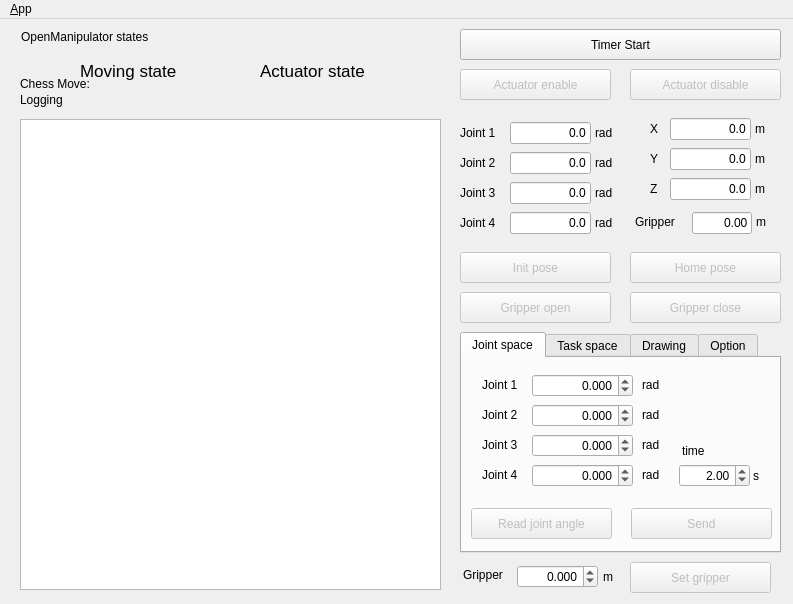
<?xml version="1.0" encoding="UTF-8"?>
<ui version="4.0">
 <class>MainWindowDesign</class>
 <widget class="QMainWindow" name="MainWindowDesign">
  <property name="enabled">
   <bool>true</bool>
  </property>
  <property name="geometry">
   <rect>
    <x>0</x>
    <y>0</y>
    <width>793</width>
    <height>604</height>
   </rect>
  </property>
  <property name="sizePolicy">
   <sizepolicy hsizetype="Preferred" vsizetype="Preferred">
    <horstretch>0</horstretch>
    <verstretch>0</verstretch>
   </sizepolicy>
  </property>
  <property name="minimumSize">
   <size>
    <width>793</width>
    <height>604</height>
   </size>
  </property>
  <property name="maximumSize">
   <size>
    <width>793</width>
    <height>604</height>
   </size>
  </property>
  <property name="windowTitle">
   <string>OpenManipulator control GUI</string>
  </property>
  <property name="windowIcon">
   <iconset resource="../resources/images.qrc">
    <normaloff>:/images/icon.png</normaloff>:/images/icon.png</iconset>
  </property>
  <property name="locale">
   <locale language="English" country="Australia"/>
  </property>
  <widget class="QWidget" name="centralwidget">
   <widget class="QLineEdit" name="txt_j1">
    <property name="enabled">
     <bool>true</bool>
    </property>
    <property name="geometry">
     <rect>
      <x>510</x>
      <y>103</y>
      <width>81</width>
      <height>22</height>
     </rect>
    </property>
    <property name="layoutDirection">
     <enum>Qt::LeftToRight</enum>
    </property>
    <property name="text">
     <string>0.0</string>
    </property>
    <property name="alignment">
     <set>Qt::AlignRight|Qt::AlignTrailing|Qt::AlignVCenter</set>
    </property>
    <property name="readOnly">
     <bool>true</bool>
    </property>
   </widget>
   <widget class="QPushButton" name="btn_timer_start">
    <property name="geometry">
     <rect>
      <x>460</x>
      <y>10</y>
      <width>321</width>
      <height>31</height>
     </rect>
    </property>
    <property name="text">
     <string>Timer Start</string>
    </property>
   </widget>
   <widget class="QLineEdit" name="txt_j2">
    <property name="enabled">
     <bool>true</bool>
    </property>
    <property name="geometry">
     <rect>
      <x>510</x>
      <y>133</y>
      <width>81</width>
      <height>22</height>
     </rect>
    </property>
    <property name="layoutDirection">
     <enum>Qt::LeftToRight</enum>
    </property>
    <property name="text">
     <string>0.0</string>
    </property>
    <property name="alignment">
     <set>Qt::AlignRight|Qt::AlignTrailing|Qt::AlignVCenter</set>
    </property>
    <property name="readOnly">
     <bool>true</bool>
    </property>
   </widget>
   <widget class="QLineEdit" name="txt_j3">
    <property name="enabled">
     <bool>true</bool>
    </property>
    <property name="geometry">
     <rect>
      <x>510</x>
      <y>163</y>
      <width>81</width>
      <height>22</height>
     </rect>
    </property>
    <property name="layoutDirection">
     <enum>Qt::LeftToRight</enum>
    </property>
    <property name="text">
     <string>0.0</string>
    </property>
    <property name="alignment">
     <set>Qt::AlignRight|Qt::AlignTrailing|Qt::AlignVCenter</set>
    </property>
    <property name="readOnly">
     <bool>true</bool>
    </property>
   </widget>
   <widget class="QLineEdit" name="txt_j4">
    <property name="enabled">
     <bool>true</bool>
    </property>
    <property name="geometry">
     <rect>
      <x>510</x>
      <y>193</y>
      <width>81</width>
      <height>22</height>
     </rect>
    </property>
    <property name="layoutDirection">
     <enum>Qt::LeftToRight</enum>
    </property>
    <property name="text">
     <string>0.0</string>
    </property>
    <property name="alignment">
     <set>Qt::AlignRight|Qt::AlignTrailing|Qt::AlignVCenter</set>
    </property>
    <property name="readOnly">
     <bool>true</bool>
    </property>
   </widget>
   <widget class="QLabel" name="label_4">
    <property name="geometry">
     <rect>
      <x>460</x>
      <y>107</y>
      <width>59</width>
      <height>14</height>
     </rect>
    </property>
    <property name="text">
     <string>Joint 1</string>
    </property>
   </widget>
   <widget class="QLabel" name="label_5">
    <property name="geometry">
     <rect>
      <x>460</x>
      <y>137</y>
      <width>59</width>
      <height>14</height>
     </rect>
    </property>
    <property name="text">
     <string>Joint 2</string>
    </property>
   </widget>
   <widget class="QLabel" name="label_6">
    <property name="geometry">
     <rect>
      <x>460</x>
      <y>167</y>
      <width>59</width>
      <height>14</height>
     </rect>
    </property>
    <property name="text">
     <string>Joint 3</string>
    </property>
   </widget>
   <widget class="QLabel" name="label_7">
    <property name="geometry">
     <rect>
      <x>460</x>
      <y>197</y>
      <width>59</width>
      <height>14</height>
     </rect>
    </property>
    <property name="text">
     <string>Joint 4</string>
    </property>
   </widget>
   <widget class="QLineEdit" name="txt_z">
    <property name="enabled">
     <bool>true</bool>
    </property>
    <property name="geometry">
     <rect>
      <x>670</x>
      <y>159</y>
      <width>81</width>
      <height>22</height>
     </rect>
    </property>
    <property name="layoutDirection">
     <enum>Qt::LeftToRight</enum>
    </property>
    <property name="text">
     <string>0.0</string>
    </property>
    <property name="alignment">
     <set>Qt::AlignRight|Qt::AlignTrailing|Qt::AlignVCenter</set>
    </property>
    <property name="readOnly">
     <bool>true</bool>
    </property>
   </widget>
   <widget class="QLabel" name="label_8">
    <property name="geometry">
     <rect>
      <x>650</x>
      <y>163</y>
      <width>59</width>
      <height>14</height>
     </rect>
    </property>
    <property name="text">
     <string>Z</string>
    </property>
   </widget>
   <widget class="QLineEdit" name="txt_y">
    <property name="enabled">
     <bool>true</bool>
    </property>
    <property name="geometry">
     <rect>
      <x>670</x>
      <y>129</y>
      <width>81</width>
      <height>22</height>
     </rect>
    </property>
    <property name="layoutDirection">
     <enum>Qt::LeftToRight</enum>
    </property>
    <property name="text">
     <string>0.0</string>
    </property>
    <property name="alignment">
     <set>Qt::AlignRight|Qt::AlignTrailing|Qt::AlignVCenter</set>
    </property>
    <property name="readOnly">
     <bool>true</bool>
    </property>
   </widget>
   <widget class="QLabel" name="label_9">
    <property name="geometry">
     <rect>
      <x>650</x>
      <y>133</y>
      <width>59</width>
      <height>14</height>
     </rect>
    </property>
    <property name="text">
     <string>Y</string>
    </property>
   </widget>
   <widget class="QLineEdit" name="txt_x">
    <property name="enabled">
     <bool>true</bool>
    </property>
    <property name="geometry">
     <rect>
      <x>670</x>
      <y>99</y>
      <width>81</width>
      <height>22</height>
     </rect>
    </property>
    <property name="layoutDirection">
     <enum>Qt::LeftToRight</enum>
    </property>
    <property name="text">
     <string>0.0</string>
    </property>
    <property name="alignment">
     <set>Qt::AlignRight|Qt::AlignTrailing|Qt::AlignVCenter</set>
    </property>
    <property name="readOnly">
     <bool>true</bool>
    </property>
   </widget>
   <widget class="QLabel" name="label_10">
    <property name="geometry">
     <rect>
      <x>650</x>
      <y>103</y>
      <width>59</width>
      <height>14</height>
     </rect>
    </property>
    <property name="text">
     <string>X</string>
    </property>
   </widget>
   <widget class="QLabel" name="label_11">
    <property name="geometry">
     <rect>
      <x>595</x>
      <y>107</y>
      <width>59</width>
      <height>14</height>
     </rect>
    </property>
    <property name="text">
     <string>rad</string>
    </property>
   </widget>
   <widget class="QLabel" name="label_12">
    <property name="geometry">
     <rect>
      <x>595</x>
      <y>137</y>
      <width>59</width>
      <height>14</height>
     </rect>
    </property>
    <property name="text">
     <string>rad</string>
    </property>
   </widget>
   <widget class="QLabel" name="label_13">
    <property name="geometry">
     <rect>
      <x>595</x>
      <y>167</y>
      <width>59</width>
      <height>14</height>
     </rect>
    </property>
    <property name="text">
     <string>rad</string>
    </property>
   </widget>
   <widget class="QLabel" name="label_14">
    <property name="geometry">
     <rect>
      <x>595</x>
      <y>197</y>
      <width>59</width>
      <height>14</height>
     </rect>
    </property>
    <property name="text">
     <string>rad</string>
    </property>
   </widget>
   <widget class="QLabel" name="label_15">
    <property name="geometry">
     <rect>
      <x>755</x>
      <y>163</y>
      <width>59</width>
      <height>14</height>
     </rect>
    </property>
    <property name="text">
     <string>m</string>
    </property>
   </widget>
   <widget class="QLabel" name="label_16">
    <property name="geometry">
     <rect>
      <x>755</x>
      <y>133</y>
      <width>59</width>
      <height>14</height>
     </rect>
    </property>
    <property name="text">
     <string>m</string>
    </property>
   </widget>
   <widget class="QLabel" name="label_17">
    <property name="geometry">
     <rect>
      <x>755</x>
      <y>103</y>
      <width>59</width>
      <height>14</height>
     </rect>
    </property>
    <property name="text">
     <string>m</string>
    </property>
   </widget>
   <widget class="QPushButton" name="btn_init_pose">
    <property name="enabled">
     <bool>false</bool>
    </property>
    <property name="geometry">
     <rect>
      <x>460</x>
      <y>233</y>
      <width>151</width>
      <height>31</height>
     </rect>
    </property>
    <property name="text">
     <string>Init pose</string>
    </property>
   </widget>
   <widget class="QPushButton" name="btn_home_pose">
    <property name="enabled">
     <bool>false</bool>
    </property>
    <property name="geometry">
     <rect>
      <x>630</x>
      <y>233</y>
      <width>151</width>
      <height>31</height>
     </rect>
    </property>
    <property name="text">
     <string>Home pose</string>
    </property>
   </widget>
   <widget class="QLabel" name="label_18">
    <property name="geometry">
     <rect>
      <x>20</x>
      <y>70</y>
      <width>59</width>
      <height>21</height>
     </rect>
    </property>
    <property name="text">
     <string>Logging</string>
    </property>
   </widget>
   <widget class="QPlainTextEdit" name="plainTextEdit_log">
    <property name="geometry">
     <rect>
      <x>20</x>
      <y>100</y>
      <width>421</width>
      <height>471</height>
     </rect>
    </property>
    <property name="readOnly">
     <bool>true</bool>
    </property>
   </widget>
   <widget class="QPushButton" name="btn_gripper_close">
    <property name="enabled">
     <bool>false</bool>
    </property>
    <property name="geometry">
     <rect>
      <x>630</x>
      <y>273</y>
      <width>151</width>
      <height>31</height>
     </rect>
    </property>
    <property name="text">
     <string>Gripper close</string>
    </property>
   </widget>
   <widget class="QPushButton" name="btn_gripper_open">
    <property name="enabled">
     <bool>false</bool>
    </property>
    <property name="geometry">
     <rect>
      <x>460</x>
      <y>273</y>
      <width>151</width>
      <height>31</height>
     </rect>
    </property>
    <property name="text">
     <string>Gripper open</string>
    </property>
   </widget>
   <widget class="QTabWidget" name="tabWidget">
    <property name="geometry">
     <rect>
      <x>460</x>
      <y>313</y>
      <width>321</width>
      <height>221</height>
     </rect>
    </property>
    <property name="currentIndex">
     <number>0</number>
    </property>
    <widget class="QWidget" name="tab_js">
     <attribute name="title">
      <string>Joint space</string>
     </attribute>
     <widget class="QPushButton" name="btn_read_joint_angle">
      <property name="enabled">
       <bool>false</bool>
      </property>
      <property name="geometry">
       <rect>
        <x>9</x>
        <y>150</y>
        <width>141</width>
        <height>31</height>
       </rect>
      </property>
      <property name="text">
       <string>Read joint angle</string>
      </property>
     </widget>
     <widget class="QPushButton" name="btn_send_joint_angle">
      <property name="enabled">
       <bool>false</bool>
      </property>
      <property name="geometry">
       <rect>
        <x>169</x>
        <y>150</y>
        <width>141</width>
        <height>31</height>
       </rect>
      </property>
      <property name="text">
       <string>Send</string>
      </property>
     </widget>
     <widget class="QLabel" name="label_19">
      <property name="geometry">
       <rect>
        <x>20</x>
        <y>80</y>
        <width>59</width>
        <height>14</height>
       </rect>
      </property>
      <property name="text">
       <string>Joint 3</string>
      </property>
     </widget>
     <widget class="QLabel" name="label_20">
      <property name="geometry">
       <rect>
        <x>20</x>
        <y>110</y>
        <width>59</width>
        <height>14</height>
       </rect>
      </property>
      <property name="text">
       <string>Joint 4</string>
      </property>
     </widget>
     <widget class="QLabel" name="label_21">
      <property name="geometry">
       <rect>
        <x>180</x>
        <y>80</y>
        <width>59</width>
        <height>14</height>
       </rect>
      </property>
      <property name="text">
       <string>rad</string>
      </property>
     </widget>
     <widget class="QLabel" name="label_22">
      <property name="geometry">
       <rect>
        <x>180</x>
        <y>110</y>
        <width>59</width>
        <height>14</height>
       </rect>
      </property>
      <property name="text">
       <string>rad</string>
      </property>
     </widget>
     <widget class="QLabel" name="label_23">
      <property name="geometry">
       <rect>
        <x>180</x>
        <y>50</y>
        <width>59</width>
        <height>14</height>
       </rect>
      </property>
      <property name="text">
       <string>rad</string>
      </property>
     </widget>
     <widget class="QLabel" name="label_24">
      <property name="geometry">
       <rect>
        <x>20</x>
        <y>50</y>
        <width>59</width>
        <height>14</height>
       </rect>
      </property>
      <property name="text">
       <string>Joint 2</string>
      </property>
     </widget>
     <widget class="QLabel" name="label_25">
      <property name="geometry">
       <rect>
        <x>180</x>
        <y>20</y>
        <width>59</width>
        <height>14</height>
       </rect>
      </property>
      <property name="text">
       <string>rad</string>
      </property>
     </widget>
     <widget class="QLabel" name="label_26">
      <property name="geometry">
       <rect>
        <x>20</x>
        <y>20</y>
        <width>59</width>
        <height>14</height>
       </rect>
      </property>
      <property name="text">
       <string>Joint 1</string>
      </property>
     </widget>
     <widget class="QDoubleSpinBox" name="doubleSpinBox_j1">
      <property name="geometry">
       <rect>
        <x>70</x>
        <y>16</y>
        <width>101</width>
        <height>23</height>
       </rect>
      </property>
      <property name="alignment">
       <set>Qt::AlignRight|Qt::AlignTrailing|Qt::AlignVCenter</set>
      </property>
      <property name="decimals">
       <number>3</number>
      </property>
      <property name="minimum">
       <double>-3.140000000000000</double>
      </property>
      <property name="maximum">
       <double>3.140000000000000</double>
      </property>
      <property name="singleStep">
       <double>0.050000000000000</double>
      </property>
     </widget>
     <widget class="QDoubleSpinBox" name="doubleSpinBox_j2">
      <property name="geometry">
       <rect>
        <x>70</x>
        <y>46</y>
        <width>101</width>
        <height>23</height>
       </rect>
      </property>
      <property name="alignment">
       <set>Qt::AlignRight|Qt::AlignTrailing|Qt::AlignVCenter</set>
      </property>
      <property name="decimals">
       <number>3</number>
      </property>
      <property name="minimum">
       <double>-3.140000000000000</double>
      </property>
      <property name="maximum">
       <double>3.140000000000000</double>
      </property>
      <property name="singleStep">
       <double>0.050000000000000</double>
      </property>
     </widget>
     <widget class="QDoubleSpinBox" name="doubleSpinBox_j3">
      <property name="geometry">
       <rect>
        <x>70</x>
        <y>76</y>
        <width>101</width>
        <height>23</height>
       </rect>
      </property>
      <property name="alignment">
       <set>Qt::AlignRight|Qt::AlignTrailing|Qt::AlignVCenter</set>
      </property>
      <property name="decimals">
       <number>3</number>
      </property>
      <property name="minimum">
       <double>-3.140000000000000</double>
      </property>
      <property name="maximum">
       <double>3.140000000000000</double>
      </property>
      <property name="singleStep">
       <double>0.050000000000000</double>
      </property>
     </widget>
     <widget class="QDoubleSpinBox" name="doubleSpinBox_j4">
      <property name="geometry">
       <rect>
        <x>70</x>
        <y>106</y>
        <width>101</width>
        <height>23</height>
       </rect>
      </property>
      <property name="alignment">
       <set>Qt::AlignRight|Qt::AlignTrailing|Qt::AlignVCenter</set>
      </property>
      <property name="decimals">
       <number>3</number>
      </property>
      <property name="minimum">
       <double>-3.140000000000000</double>
      </property>
      <property name="maximum">
       <double>3.140000000000000</double>
      </property>
      <property name="singleStep">
       <double>0.050000000000000</double>
      </property>
     </widget>
     <widget class="QLabel" name="label_33">
      <property name="geometry">
       <rect>
        <x>220</x>
        <y>86</y>
        <width>59</width>
        <height>14</height>
       </rect>
      </property>
      <property name="text">
       <string>time</string>
      </property>
     </widget>
     <widget class="QDoubleSpinBox" name="doubleSpinBox_time_js">
      <property name="geometry">
       <rect>
        <x>217</x>
        <y>106</y>
        <width>71</width>
        <height>23</height>
       </rect>
      </property>
      <property name="alignment">
       <set>Qt::AlignRight|Qt::AlignTrailing|Qt::AlignVCenter</set>
      </property>
      <property name="minimum">
       <double>-3.140000000000000</double>
      </property>
      <property name="maximum">
       <double>10.000000000000000</double>
      </property>
      <property name="singleStep">
       <double>0.500000000000000</double>
      </property>
      <property name="value">
       <double>2.000000000000000</double>
      </property>
     </widget>
     <widget class="QLabel" name="label_34">
      <property name="geometry">
       <rect>
        <x>291</x>
        <y>111</y>
        <width>59</width>
        <height>14</height>
       </rect>
      </property>
      <property name="text">
       <string>s</string>
      </property>
     </widget>
    </widget>
    <widget class="QWidget" name="tab_cs">
     <attribute name="title">
      <string>Task space</string>
     </attribute>
     <widget class="QDoubleSpinBox" name="doubleSpinBox_x">
      <property name="geometry">
       <rect>
        <x>70</x>
        <y>28</y>
        <width>101</width>
        <height>23</height>
       </rect>
      </property>
      <property name="decimals">
       <number>3</number>
      </property>
      <property name="minimum">
       <double>-1.000000000000000</double>
      </property>
      <property name="maximum">
       <double>1.000000000000000</double>
      </property>
      <property name="singleStep">
       <double>0.010000000000000</double>
      </property>
     </widget>
     <widget class="QPushButton" name="btn_send_kinematic_pose">
      <property name="enabled">
       <bool>false</bool>
      </property>
      <property name="geometry">
       <rect>
        <x>169</x>
        <y>150</y>
        <width>141</width>
        <height>31</height>
       </rect>
      </property>
      <property name="text">
       <string>Send</string>
      </property>
     </widget>
     <widget class="QLabel" name="label_27">
      <property name="geometry">
       <rect>
        <x>180</x>
        <y>92</y>
        <width>59</width>
        <height>14</height>
       </rect>
      </property>
      <property name="text">
       <string>m</string>
      </property>
     </widget>
     <widget class="QDoubleSpinBox" name="doubleSpinBox_z">
      <property name="geometry">
       <rect>
        <x>70</x>
        <y>88</y>
        <width>101</width>
        <height>23</height>
       </rect>
      </property>
      <property name="decimals">
       <number>3</number>
      </property>
      <property name="minimum">
       <double>-1.000000000000000</double>
      </property>
      <property name="maximum">
       <double>1.000000000000000</double>
      </property>
      <property name="singleStep">
       <double>0.010000000000000</double>
      </property>
     </widget>
     <widget class="QLabel" name="label_28">
      <property name="geometry">
       <rect>
        <x>180</x>
        <y>62</y>
        <width>59</width>
        <height>14</height>
       </rect>
      </property>
      <property name="text">
       <string>m</string>
      </property>
     </widget>
     <widget class="QDoubleSpinBox" name="doubleSpinBox_y">
      <property name="geometry">
       <rect>
        <x>70</x>
        <y>58</y>
        <width>101</width>
        <height>23</height>
       </rect>
      </property>
      <property name="decimals">
       <number>3</number>
      </property>
      <property name="minimum">
       <double>-1.000000000000000</double>
      </property>
      <property name="maximum">
       <double>1.000000000000000</double>
      </property>
      <property name="singleStep">
       <double>0.010000000000000</double>
      </property>
     </widget>
     <widget class="QPushButton" name="btn_read_kinematic_pose">
      <property name="enabled">
       <bool>false</bool>
      </property>
      <property name="geometry">
       <rect>
        <x>7</x>
        <y>150</y>
        <width>151</width>
        <height>31</height>
       </rect>
      </property>
      <property name="text">
       <string>Read kinematic pose</string>
      </property>
     </widget>
     <widget class="QLabel" name="label_29">
      <property name="geometry">
       <rect>
        <x>20</x>
        <y>32</y>
        <width>59</width>
        <height>14</height>
       </rect>
      </property>
      <property name="text">
       <string>X axis</string>
      </property>
     </widget>
     <widget class="QLabel" name="label_30">
      <property name="geometry">
       <rect>
        <x>20</x>
        <y>92</y>
        <width>59</width>
        <height>14</height>
       </rect>
      </property>
      <property name="text">
       <string>Z axis</string>
      </property>
     </widget>
     <widget class="QLabel" name="label_31">
      <property name="geometry">
       <rect>
        <x>180</x>
        <y>32</y>
        <width>59</width>
        <height>14</height>
       </rect>
      </property>
      <property name="text">
       <string>m</string>
      </property>
     </widget>
     <widget class="QLabel" name="label_32">
      <property name="geometry">
       <rect>
        <x>20</x>
        <y>59</y>
        <width>59</width>
        <height>20</height>
       </rect>
      </property>
      <property name="text">
       <string>Y axis</string>
      </property>
     </widget>
     <widget class="QDoubleSpinBox" name="doubleSpinBox_time_cs">
      <property name="geometry">
       <rect>
        <x>217</x>
        <y>106</y>
        <width>71</width>
        <height>23</height>
       </rect>
      </property>
      <property name="alignment">
       <set>Qt::AlignRight|Qt::AlignTrailing|Qt::AlignVCenter</set>
      </property>
      <property name="minimum">
       <double>-3.140000000000000</double>
      </property>
      <property name="maximum">
       <double>10.000000000000000</double>
      </property>
      <property name="singleStep">
       <double>0.500000000000000</double>
      </property>
      <property name="value">
       <double>2.000000000000000</double>
      </property>
     </widget>
     <widget class="QLabel" name="label_35">
      <property name="geometry">
       <rect>
        <x>291</x>
        <y>111</y>
        <width>59</width>
        <height>14</height>
       </rect>
      </property>
      <property name="text">
       <string>s</string>
      </property>
     </widget>
     <widget class="QLabel" name="label_36">
      <property name="geometry">
       <rect>
        <x>220</x>
        <y>86</y>
        <width>59</width>
        <height>14</height>
       </rect>
      </property>
      <property name="text">
       <string>time</string>
      </property>
     </widget>
    </widget>
    <widget class="QWidget" name="tab_drawing">
     <attribute name="title">
      <string>Drawing</string>
     </attribute>
     <widget class="QRadioButton" name="radio_drawing_line">
      <property name="geometry">
       <rect>
        <x>10</x>
        <y>10</y>
        <width>61</width>
        <height>20</height>
       </rect>
      </property>
      <property name="text">
       <string>Line</string>
      </property>
      <property name="checked">
       <bool>true</bool>
      </property>
     </widget>
     <widget class="QRadioButton" name="radio_drawing_circle">
      <property name="geometry">
       <rect>
        <x>73</x>
        <y>10</y>
        <width>71</width>
        <height>20</height>
       </rect>
      </property>
      <property name="text">
       <string>Circle</string>
      </property>
     </widget>
     <widget class="QRadioButton" name="radio_drawing_rhombus">
      <property name="geometry">
       <rect>
        <x>146</x>
        <y>10</y>
        <width>91</width>
        <height>20</height>
       </rect>
      </property>
      <property name="text">
       <string>Rhombus</string>
      </property>
     </widget>
     <widget class="QRadioButton" name="radio_drawing_heart">
      <property name="geometry">
       <rect>
        <x>240</x>
        <y>10</y>
        <width>71</width>
        <height>20</height>
       </rect>
      </property>
      <property name="text">
       <string>Heart</string>
      </property>
     </widget>
     <widget class="QLabel" name="txt_drawing_arg_1">
      <property name="geometry">
       <rect>
        <x>20</x>
        <y>50</y>
        <width>81</width>
        <height>21</height>
       </rect>
      </property>
      <property name="layoutDirection">
       <enum>Qt::LeftToRight</enum>
      </property>
      <property name="text">
       <string>Transpose X</string>
      </property>
      <property name="alignment">
       <set>Qt::AlignRight|Qt::AlignTrailing|Qt::AlignVCenter</set>
      </property>
     </widget>
     <widget class="QLabel" name="txt_drawing_arg_unit_1">
      <property name="geometry">
       <rect>
        <x>220</x>
        <y>54</y>
        <width>59</width>
        <height>14</height>
       </rect>
      </property>
      <property name="text">
       <string>m</string>
      </property>
     </widget>
     <widget class="QLabel" name="txt_drawing_arg_3">
      <property name="geometry">
       <rect>
        <x>20</x>
        <y>110</y>
        <width>81</width>
        <height>21</height>
       </rect>
      </property>
      <property name="layoutDirection">
       <enum>Qt::LeftToRight</enum>
      </property>
      <property name="text">
       <string>Transpose Z</string>
      </property>
      <property name="alignment">
       <set>Qt::AlignRight|Qt::AlignTrailing|Qt::AlignVCenter</set>
      </property>
     </widget>
     <widget class="QDoubleSpinBox" name="doubleSpinBox_drawing_arg_1">
      <property name="geometry">
       <rect>
        <x>110</x>
        <y>50</y>
        <width>101</width>
        <height>23</height>
       </rect>
      </property>
      <property name="decimals">
       <number>3</number>
      </property>
      <property name="minimum">
       <double>-10.000000000000000</double>
      </property>
      <property name="maximum">
       <double>10.000000000000000</double>
      </property>
      <property name="singleStep">
       <double>0.010000000000000</double>
      </property>
     </widget>
     <widget class="QLabel" name="txt_drawing_arg_unit_3">
      <property name="geometry">
       <rect>
        <x>220</x>
        <y>114</y>
        <width>59</width>
        <height>14</height>
       </rect>
      </property>
      <property name="text">
       <string>m</string>
      </property>
     </widget>
     <widget class="QDoubleSpinBox" name="doubleSpinBox_time_drawing">
      <property name="geometry">
       <rect>
        <x>70</x>
        <y>155</y>
        <width>71</width>
        <height>23</height>
       </rect>
      </property>
      <property name="alignment">
       <set>Qt::AlignRight|Qt::AlignTrailing|Qt::AlignVCenter</set>
      </property>
      <property name="minimum">
       <double>-3.140000000000000</double>
      </property>
      <property name="maximum">
       <double>10.000000000000000</double>
      </property>
      <property name="singleStep">
       <double>0.500000000000000</double>
      </property>
      <property name="value">
       <double>2.000000000000000</double>
      </property>
     </widget>
     <widget class="QDoubleSpinBox" name="doubleSpinBox_drawing_arg_2">
      <property name="geometry">
       <rect>
        <x>110</x>
        <y>80</y>
        <width>101</width>
        <height>23</height>
       </rect>
      </property>
      <property name="decimals">
       <number>3</number>
      </property>
      <property name="minimum">
       <double>-10.000000000000000</double>
      </property>
      <property name="maximum">
       <double>10.000000000000000</double>
      </property>
      <property name="singleStep">
       <double>0.010000000000000</double>
      </property>
     </widget>
     <widget class="QLabel" name="label_46">
      <property name="geometry">
       <rect>
        <x>30</x>
        <y>160</y>
        <width>59</width>
        <height>14</height>
       </rect>
      </property>
      <property name="text">
       <string>time</string>
      </property>
     </widget>
     <widget class="QLabel" name="txt_drawing_arg_2">
      <property name="geometry">
       <rect>
        <x>20</x>
        <y>80</y>
        <width>81</width>
        <height>21</height>
       </rect>
      </property>
      <property name="layoutDirection">
       <enum>Qt::LeftToRight</enum>
      </property>
      <property name="text">
       <string>Transpose Y</string>
      </property>
      <property name="alignment">
       <set>Qt::AlignRight|Qt::AlignTrailing|Qt::AlignVCenter</set>
      </property>
     </widget>
     <widget class="QLabel" name="label_48">
      <property name="geometry">
       <rect>
        <x>144</x>
        <y>160</y>
        <width>59</width>
        <height>14</height>
       </rect>
      </property>
      <property name="text">
       <string>s</string>
      </property>
     </widget>
     <widget class="QPushButton" name="btn_send_drawing_trajectory">
      <property name="enabled">
       <bool>false</bool>
      </property>
      <property name="geometry">
       <rect>
        <x>169</x>
        <y>150</y>
        <width>141</width>
        <height>31</height>
       </rect>
      </property>
      <property name="text">
       <string>Send</string>
      </property>
     </widget>
     <widget class="QDoubleSpinBox" name="doubleSpinBox_drawing_arg_3">
      <property name="geometry">
       <rect>
        <x>110</x>
        <y>110</y>
        <width>101</width>
        <height>23</height>
       </rect>
      </property>
      <property name="decimals">
       <number>3</number>
      </property>
      <property name="minimum">
       <double>-10.000000000000000</double>
      </property>
      <property name="maximum">
       <double>10.000000000000000</double>
      </property>
      <property name="singleStep">
       <double>0.010000000000000</double>
      </property>
     </widget>
     <widget class="QLabel" name="txt_drawing_arg_unit_2">
      <property name="geometry">
       <rect>
        <x>220</x>
        <y>84</y>
        <width>59</width>
        <height>14</height>
       </rect>
      </property>
      <property name="text">
       <string>m</string>
      </property>
     </widget>
    </widget>
    <widget class="QWidget" name="tab_option">
     <attribute name="title">
      <string>Option</string>
     </attribute>
     <widget class="QPushButton" name="btn_get_manipulator_setting">
      <property name="enabled">
       <bool>true</bool>
      </property>
      <property name="geometry">
       <rect>
        <x>0</x>
        <y>10</y>
        <width>311</width>
        <height>51</height>
       </rect>
      </property>
      <property name="text">
       <string>Get Manipulator Setting</string>
      </property>
     </widget>
    </widget>
   </widget>
   <widget class="QDoubleSpinBox" name="doubleSpinBox_gripper">
    <property name="geometry">
     <rect>
      <x>517</x>
      <y>546</y>
      <width>81</width>
      <height>23</height>
     </rect>
    </property>
    <property name="alignment">
     <set>Qt::AlignRight|Qt::AlignTrailing|Qt::AlignVCenter</set>
    </property>
    <property name="decimals">
     <number>3</number>
    </property>
    <property name="minimum">
     <double>-0.010000000000000</double>
    </property>
    <property name="maximum">
     <double>0.010000000000000</double>
    </property>
    <property name="singleStep">
     <double>0.002000000000000</double>
    </property>
    <property name="value">
     <double>0.000000000000000</double>
    </property>
   </widget>
   <widget class="QLabel" name="label_37">
    <property name="geometry">
     <rect>
      <x>463</x>
      <y>546</y>
      <width>59</width>
      <height>20</height>
     </rect>
    </property>
    <property name="text">
     <string>Gripper</string>
    </property>
   </widget>
   <widget class="QPushButton" name="btn_set_gripper">
    <property name="enabled">
     <bool>false</bool>
    </property>
    <property name="geometry">
     <rect>
      <x>630</x>
      <y>543</y>
      <width>141</width>
      <height>31</height>
     </rect>
    </property>
    <property name="text">
     <string>Set gripper</string>
    </property>
   </widget>
   <widget class="QLabel" name="label_38">
    <property name="geometry">
     <rect>
      <x>635</x>
      <y>193</y>
      <width>61</width>
      <height>20</height>
     </rect>
    </property>
    <property name="text">
     <string>Gripper</string>
    </property>
   </widget>
   <widget class="QLineEdit" name="txt_grip">
    <property name="enabled">
     <bool>true</bool>
    </property>
    <property name="geometry">
     <rect>
      <x>692</x>
      <y>193</y>
      <width>60</width>
      <height>22</height>
     </rect>
    </property>
    <property name="layoutDirection">
     <enum>Qt::LeftToRight</enum>
    </property>
    <property name="text">
     <string>0.00</string>
    </property>
    <property name="alignment">
     <set>Qt::AlignRight|Qt::AlignTrailing|Qt::AlignVCenter</set>
    </property>
    <property name="readOnly">
     <bool>true</bool>
    </property>
   </widget>
   <widget class="QLabel" name="label_39">
    <property name="geometry">
     <rect>
      <x>756</x>
      <y>196</y>
      <width>59</width>
      <height>14</height>
     </rect>
    </property>
    <property name="text">
     <string>m</string>
    </property>
   </widget>
   <widget class="QLabel" name="label_40">
    <property name="geometry">
     <rect>
      <x>603</x>
      <y>550</y>
      <width>21</width>
      <height>16</height>
     </rect>
    </property>
    <property name="text">
     <string>m</string>
    </property>
   </widget>
   <widget class="QPushButton" name="btn_actuator_enable">
    <property name="enabled">
     <bool>false</bool>
    </property>
    <property name="geometry">
     <rect>
      <x>460</x>
      <y>50</y>
      <width>151</width>
      <height>31</height>
     </rect>
    </property>
    <property name="text">
     <string>Actuator enable</string>
    </property>
   </widget>
   <widget class="QPushButton" name="btn_actuator_disable">
    <property name="enabled">
     <bool>false</bool>
    </property>
    <property name="geometry">
     <rect>
      <x>630</x>
      <y>50</y>
      <width>151</width>
      <height>31</height>
     </rect>
    </property>
    <property name="text">
     <string>Actuator disable</string>
    </property>
   </widget>
   <widget class="QLabel" name="label_41">
    <property name="geometry">
     <rect>
      <x>21</x>
      <y>10</y>
      <width>191</width>
      <height>16</height>
     </rect>
    </property>
    <property name="text">
     <string>OpenManipulator states</string>
    </property>
   </widget>
   <widget class="QLabel" name="txt_moving_state">
    <property name="geometry">
     <rect>
      <x>80</x>
      <y>42</y>
      <width>171</width>
      <height>20</height>
     </rect>
    </property>
    <property name="font">
     <font>
      <pointsize>13</pointsize>
     </font>
    </property>
    <property name="text">
     <string>Moving state</string>
    </property>
   </widget>
   <widget class="QLabel" name="txt_actuactor_state">
    <property name="geometry">
     <rect>
      <x>260</x>
      <y>42</y>
      <width>171</width>
      <height>20</height>
     </rect>
    </property>
    <property name="font">
     <font>
      <pointsize>13</pointsize>
     </font>
    </property>
    <property name="text">
     <string>Actuator state</string>
    </property>
   </widget>
   <widget class="QLabel" name="label_chess_move">
    <property name="geometry">
     <rect>
      <x>20</x>
      <y>50</y>
      <width>200</width>
      <height>30</height>
     </rect>
    </property>
    <property name="text">
     <string>Chess Move: </string>
    </property>
    <property name="alignment">
     <set>Qt::AlignLeft|Qt::AlignVCenter</set>
    </property>
   </widget>
  </widget>
  <widget class="QMenuBar" name="menubar">
   <property name="geometry">
    <rect>
     <x>0</x>
     <y>0</y>
     <width>793</width>
     <height>19</height>
    </rect>
   </property>
   <widget class="QMenu" name="menu_File">
    <property name="title">
     <string>&amp;App</string>
    </property>
    <addaction name="action_Preferences"/>
    <addaction name="separator"/>
    <addaction name="actionAbout"/>
    <addaction name="actionAbout_Qt"/>
    <addaction name="separator"/>
    <addaction name="action_Quit"/>
   </widget>
   <addaction name="menu_File"/>
  </widget>
  <action name="action_Quit">
   <property name="text">
    <string>&amp;Quit</string>
   </property>
   <property name="shortcut">
    <string>Ctrl+Q</string>
   </property>
   <property name="shortcutContext">
    <enum>Qt::ApplicationShortcut</enum>
   </property>
  </action>
  <action name="action_Preferences">
   <property name="text">
    <string>&amp;Preferences</string>
   </property>
  </action>
  <action name="actionAbout">
   <property name="text">
    <string>&amp;About</string>
   </property>
  </action>
  <action name="actionAbout_Qt">
   <property name="text">
    <string>About &amp;Qt</string>
   </property>
  </action>
 </widget>
 <resources>
  <include location="../resources/images.qrc"/>
 </resources>
 <connections>
  <connection>
   <sender>action_Quit</sender>
   <signal>triggered()</signal>
   <receiver>MainWindowDesign</receiver>
   <slot>close()</slot>
   <hints>
    <hint type="sourcelabel">
     <x>-1</x>
     <y>-1</y>
    </hint>
    <hint type="destinationlabel">
     <x>399</x>
     <y>299</y>
    </hint>
   </hints>
  </connection>
 </connections>
</ui>
